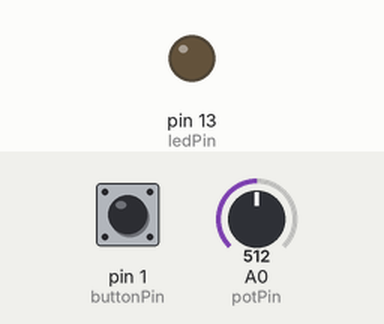
Simulated run of this program. Board: Teensy 3. Parts: output pins drawn as LEDs (lit = HIGH). The inputs (shaded band) are chosen by the test bench; at power-on: pin 1 (buttonPin) LOW, A0 (potPin) = 512 (analog values on the 0–1023 scale).

Above: at 1.2 s.
1.3 s: pin 1 (buttonPin) pulled HIGH for 0.15 s
At 2.2 s:
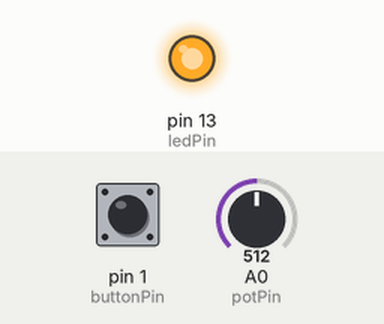
3.0 s: pin 1 (buttonPin) pulled HIGH for 1 s
At 4.7 s:
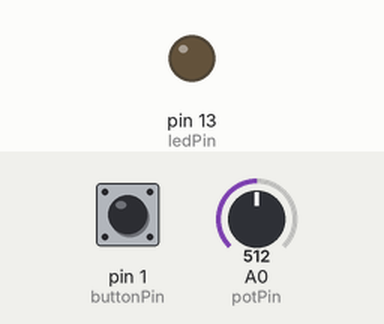
5.5 s: pin 1 (buttonPin) pulled HIGH for 3.2 s
At 9.5 s:
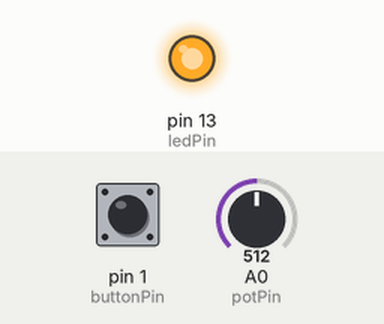
Timing chart, 0 to 11.0 s (numbered marks = the images above; inputs shaded):
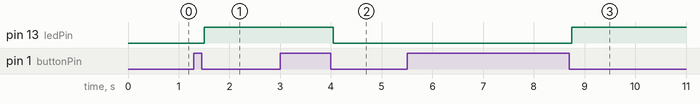

The program:

main.cpp
```cpp
#include "Arduino.h"
#include <Bounce.h>
#include <ResponsiveAnalogRead.h>

const auto debug = false;

// Set bits in ADC (advertied usable bits are 12 for LC, 13 for 3.2)
const int bitsADC = 13;
const int usableResolution = pow(2, bitsADC);
const int readSmoothing = 8;

// the MIDI channel number to send messages
const int channel = 1;

// Note number of noteOn/noteOff for button
int noteNum = 44;

// Setup led pin
const int ledPin = 13; // Used to indicate if volume is muted

// Setup button
const int buttonPin = 1;
Bounce pushbutton = Bounce(buttonPin, 50); // 10 ms debounce

// Setup potentiometer
enum POTDIRECTION { NORMAL, REVERSE };
int potDirection{NORMAL};
const int potPin = A0;
int potCCNum = 7;
ResponsiveAnalogRead volumePot(potPin, true);

// Transmit midi cc mode
// 14 bit or "normal" 7 bit midi
enum MODES { MODE_14BIT, MODE_NORMAL };
int mode{MODE_NORMAL};

// store previously sent values, to detect changes
bool ledState = LOW;
bool muteState = false;

inline void fourteen_bit() {
  // Read pot
  int potVal = volumePot.getValue();

  // Shift bits so that it becomes 14 bit
  potVal = potVal << (14 - bitsADC);

  // Lower 7 bits of signal
  auto lowBitVal = potVal & 0x7F;
  lowBitVal = (potDirection == NORMAL) ? lowBitVal : 127 - lowBitVal;

  // Upper 7 bits of signal
  auto highBitVal = (potVal >> 7) & 0x7F;
  highBitVal = (potDirection == NORMAL) ? highBitVal : 127 - highBitVal;

  // Debugging
  if (debug) {
    Serial.println("Debug info for pot 1");

    Serial.print("Pot1 cc:");
    Serial.println(potCCNum);

    Serial.print("Usable bits: ");
    Serial.println(bitsADC);

    Serial.print("Usable resolution: ");
    Serial.println(usableResolution);

    Serial.print("Raw value: ");
    Serial.println(potVal);

    Serial.print("Low bit val: ");
    Serial.println(lowBitVal);

    Serial.print("High bit val: ");
    Serial.println(highBitVal);
  }

  // Send cc
  usbMIDI.sendControlChange(potCCNum + 32, lowBitVal, channel);
  usbMIDI.sendControlChange(potCCNum, highBitVal, channel);
}

inline void seven_bit() {
  // Read pot
  int potVal = volumePot.getValue();

  // Remove everything above 7 bits
  potVal = potVal >> (bitsADC - 7);

  // Choose direction
  potVal = (potDirection == NORMAL) ? potVal : 127 - potVal;

  // Send cc
  usbMIDI.sendControlChange(potCCNum, potVal, channel);
}

inline void readPot() {
  // Volume fader
  volumePot.update();

  if (volumePot.hasChanged()) {

    // 14 bit midi mode
    if (mode == MODE_14BIT) {
      fourteen_bit();
    }

    // Normal 7 bit mode
    if (mode == MODE_NORMAL) {
      seven_bit();
    }
  }
}

inline int readButton() {
  if (pushbutton.update()) {
    if (pushbutton.fallingEdge()) {
      return 1;
    } else {
      return 0;
    }
  }
}

inline void readMute() {
  if (readButton() == 1) {
    muteState = !muteState;
    ledState = muteState ? HIGH : LOW;
    usbMIDI.sendNoteOn(noteNum, 127, channel); // Note 44 = master mute
    usbMIDI.sendNoteOff(noteNum, 127, channel);
    digitalWrite(ledPin, ledState);
  }
}

inline void blinkLED(int blinkTime) {
  digitalWrite(ledPin, 1);
  delay(blinkTime * 0.5);
  digitalWrite(ledPin, 0);
  delay(blinkTime * 0.5);
}

void setup() {
  // Block until serial is connected (on linux)
  if (debug) {
    while (!Serial)
      ;
  }

  // Setup pins
  pinMode(ledPin, OUTPUT);
  pinMode(buttonPin, INPUT_PULLDOWN);

  // Analog resolution stuff
  analogReadResolution(bitsADC);
  analogReadAveraging(readSmoothing);

  volumePot.setAnalogResolution(usableResolution);
  volumePot.enableSleep();
  volumePot.enableEdgeSnap();

  // Read button and use value to set midi cc mode
  if (digitalRead(buttonPin) == HIGH) {
    mode = MODE_14BIT;

    // Offset both the potentiometer's cc num and the note number for the button
    // when in 14 bit mode
    potCCNum += 1;
    noteNum += 1;

    // Announce 14 bit mode
    blinkLED(150);
    blinkLED(250);
    blinkLED(70);
    blinkLED(450);
  }

  potDirection = REVERSE;


  // Get initial value when connecting
  readPot();
}

void loop() {
  readPot();
  readMute();

  // MIDI Controllers should discard incoming MIDI messages.
  // http://forum.pjrc.com/threads/24179-Teensy-3-Ableton-Analog-CC-causes-midi-crash
  while (usbMIDI.read()) {
    // ignore incoming messages
  }
}
```

Measured:
- after the input at 1.3 s, pin 13 (ledPin): LOW → HIGH after 0.20 s
- after the input at 3.0 s, pin 13 (ledPin): HIGH → LOW after 1.1 s
- after the input at 5.5 s, pin 13 (ledPin): LOW → HIGH after 3.3 s
